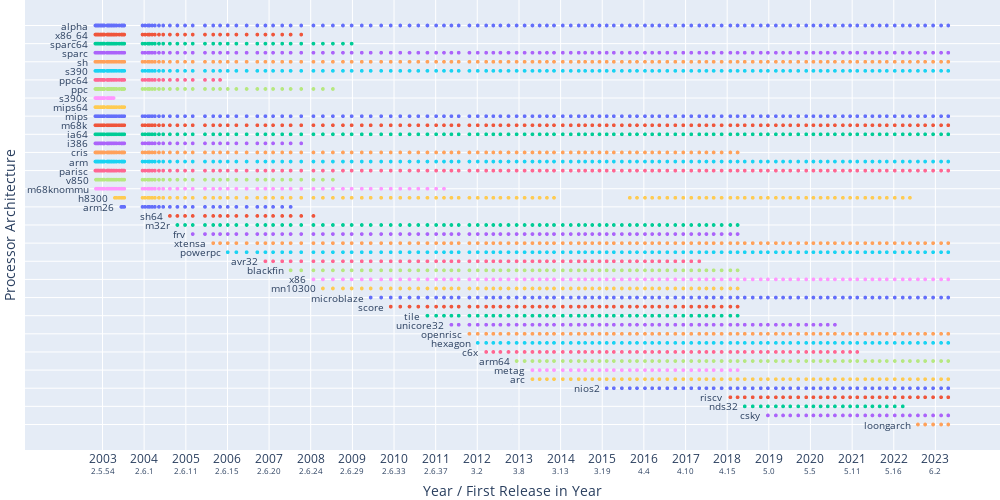

Notebook code for this chart:
### Code cell
# processor architectures
# todo: show timeouts, extraction failures etc. succinctly in this plot
# by adding a STATE column which is 'extracted', 'unsat', 'un#sat' etc. ad mapping it onto a symbol

fig = px.scatter( # or line
    df_architectures,
    x='committer_date',
    y='architecture',
    color='architecture',
    labels=committer_date_labels({'architecture': 'Processor Architecture'}),
    hover_data=['revision']
)

committer_date_x_axis(fig)
fig.update_layout(showlegend=False)
fig.update_yaxes(showticklabels=False)
fig.update_traces(marker_size=4)

df_architectures_first_version = df_architectures.groupby('architecture').min().reset_index()
for row in range(len(df_architectures_first_version)):
    fig.add_annotation(
        x=df_architectures_first_version.at[row, 'committer_date'],
        y=df_architectures_first_version.at[row, 'architecture'],
        text=df_architectures_first_version.at[row, 'architecture'],
        showarrow=False, yshift=0, xshift=-5, font_size=10, xanchor='right'
    )

show(fig, 'architectures')
